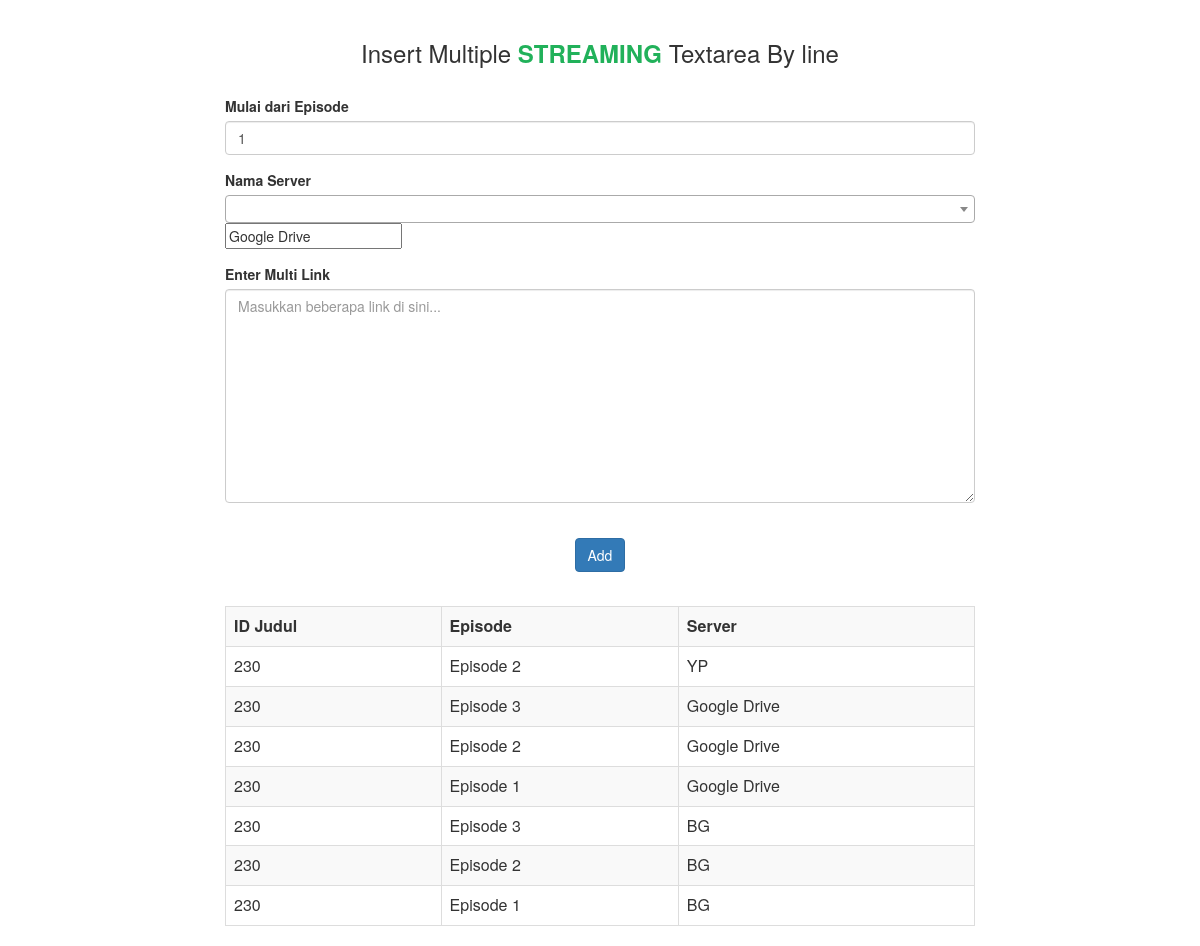
/admin/window-streaming.php?idjudul=230 (signed in), run on the app's committed database.
### tables this page shows
CREATE TABLE `streaming` (
  `id` int(11) NOT NULL,
  `id_judul` varchar(25) NOT NULL,
  `server` varchar(25) NOT NULL,
  `episode` float NOT NULL,
  `link` longtext NOT NULL,
  `lapor` varchar(1) NOT NULL,
  `tanggal_update` datetime NOT NULL
);

### admin/window-streaming.php (the view, shortened to what this page needs)
<?php
$output = '';
include("../database_connection.php");
$query = "SELECT * FROM streaming where id_judul = '" . $_GET['idjudul'] . "' ORDER BY tanggal_update DESC";
$statement = $connect->prepare($query);
$statement->execute();
if ($statement->rowCount() > 0) {
    $result = $statement->fetchAll();
    foreach ($result as $row) {
        $output .= '
        <tr>
            <td>' . $row["id_judul"] . '</td>
             <td>Episode ' . $row["episode"] . '</td>
              <td>' . $row["server"] . '</td>
        </tr>
        ';
    }
} else {
    $output .= '
        <tr>
            <td>No Data Found</td>
        </tr>
    ';
}
?>
<html>
<head>
    <link rel="stylesheet" href="https://maxcdn.bootstrapcdn.com/bootstrap/3.3.6/css/bootstrap.min.css" />
    <link rel='stylesheet' href='../new asset/select2.min.css'>
</head>
<body>
    <div class="container">
        <div class="row content">
            <div class="col-sm-2">
            </div>
            <div class="col-sm-8 text-left">
                <br />
                <h3 align="center">Insert Multiple <b style="color:#21b15a">STREAMING</b> Textarea By line</h3>
                <br />
                <form method="post">
                    <div class="form-group">
                        <label class="">Mulai dari Episode</label>
                        <input type="text" value="1" class="form-control" name="eps_txt" id="eps_txt" placeholder=" Baru" autocomplete="off" />
                    </div>
                    <div class="form-group">
                        <label class="">Nama Server</label>
                        <input type="text" value="Google Drive" name="streaming_server_txt" id="streaming_server_txt" placeholder=" Baru" autocomplete="off" />
                    </div>
                    <div class="form-group ">
                        <label class="">Enter Multi Link</label>
                        <div class="">
                            <textarea name="link" class="form-control" rows="10" placeholder="Masukkan beberapa link di sini..."></textarea>
                        </div>
                    </div>
                    <br />
                    <div align="center">
                        <input type="submit" name="add" class="btn btn-primary" value="Add" />
                    </div>
                </form>
                <br />
                <table class="table table-striped table-bordered">
                    <tr>
                        <th>ID Judul</th>
                        <th>Episode</th>
                        <th>Server</th>
                    </tr>
                    <?php
                    echo $output;
                    ?>
                </table>
            </div>
            <div class="col-sm-2">
            </div>
        </div>
    </div>
</body>
</html>

### data on the page
streaming: id_judul "230", episode "2", server "YP"
streaming: id_judul "230", episode "3", server "Google Drive"
streaming: id_judul "230", episode "2", server "Google Drive"
streaming: id_judul "230", episode "1", server "Google Drive"
streaming: id_judul "230", episode "3", server "BG"
streaming: id_judul "230", episode "2", server "BG"
streaming: id_judul "230", episode "1", server "BG"
